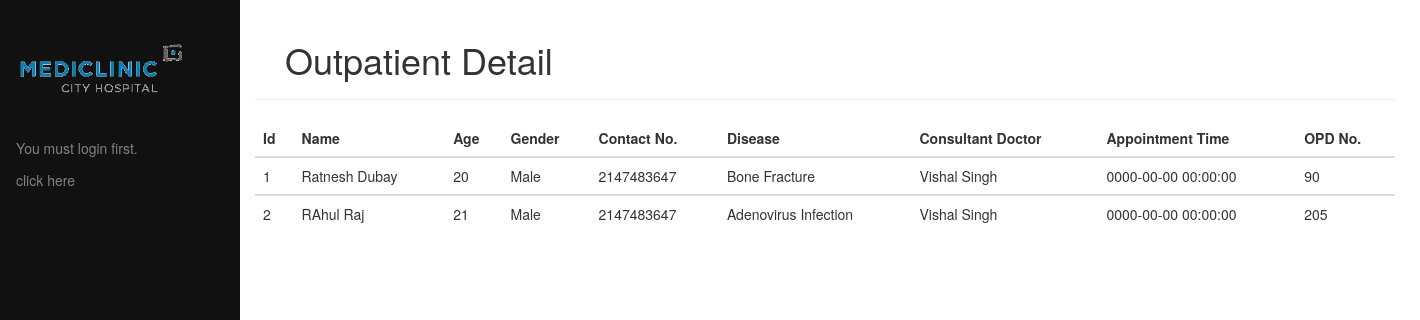
The app's page /fetch/outpatient.php with its own data.
### tables this page shows
CREATE TABLE `outpatient_detail` (
  `patient_id` int(11) NOT NULL,
  `patient_name` varchar(20) NOT NULL,
  `patient_age` int(11) NOT NULL,
  `patient_phone` int(11) NOT NULL,
  `disease` varchar(20) NOT NULL,
  `doctor_id` int(11) DEFAULT NULL,
  `appointment_time` datetime DEFAULT NULL,
  `patient_opd` int(11) DEFAULT '20',
  `patient_gender` varchar(20) DEFAULT NULL,
  `patient_type` varchar(20) NOT NULL
);

CREATE TABLE `doctor` (
  `doctor_id` int(11) NOT NULL,
  `doctor_name` varchar(20) NOT NULL,
  `department_id` int(11) DEFAULT NULL,
  `gender` varchar(10) DEFAULT NULL
);

### fetch/outpatient.php (the view, shortened to what this page needs)
<?php
include_once'../dashboard/dashboard.php';
?>
<!DOCTYPE html>
<html lang="en">
<head>
<link rel="stylesheet" href="../css/bootstrap.min.css">
</head>
<body>
<div class="container" style="margin-left:240px;">
	<div class="page-header">
    <h1 style="margin-left:30px;">Outpatient Detail</h1>
  </div>
	<?php
		include_once'../database/database_connection2.php';
		$Query = "Select d.patient_id,d.patient_name,d.patient_age,d.patient_gender,d.patient_phone,d.disease,d1.doctor_name,d.appointment_time,d.patient_opd,d.patient_gender from outpatient_detail d
		left outer join doctor d1
		on d.doctor_id=d1.doctor_id";
		$stmt = mysqli_query($conn,$Query);
		$result = mysqli_num_rows($stmt);
		if($result > 0)
		{
	?>
		<table class="table table-hover">
			<thead>
			  <tr>
				<th>Id</th>
				<th>Name</th>
				<th>Age</th>
				<th>Gender</th>
				<th>Contact No.</th>
				<th>Disease</th>
				<th>Consultant Doctor</th>
				<th>Appointment Time</th>
				<th>OPD No.</th>
			  </tr>
			</thead>
	<?php
			$row=0;
			while($rows = mysqli_fetch_assoc($stmt))
			{
				$row=$row+1;
				echo"<tbody>
      					<tr>
							<td>{$row}</td>
							<td>{$rows['patient_name']}</td>
							<td>{$rows['patient_age']}</td>
							<td>{$rows['patient_gender']}</td>
							<td>{$rows['patient_phone']}</td>
							<td>{$rows['disease']}</td>
							<td>{$rows['doctor_name']}</td>
							<td>{$rows['appointment_time']}</td>
							<td>{$rows['patient_opd']}</td>
						 </tr>
						 </tbody>
            			 ";
			}
		}
		else
		{
			echo"<div class='container'><h4>No Data Available</h4>";
		}
	?>
</table>
</div>
</body>
</html>

### dashboard/dashboard.php (style rules this page uses)
body { font-family:Helvetica sans-serif; }

### records on screen
outpatient_detail: patient_name "Ratnesh Dubay", patient_age "20", patient_gender "Male", patient_phone "2147483647", disease "Bone Fracture", doctor.doctor_name "Vishal Singh", appointment_time "0000-00-00 00:00:00", patient_opd "90"
outpatient_detail: patient_name "RAhul Raj", patient_age "21", patient_gender "Male", patient_phone "2147483647", disease "Adenovirus Infection", doctor.doctor_name "Vishal Singh", appointment_time "0000-00-00 00:00:00", patient_opd "205"
